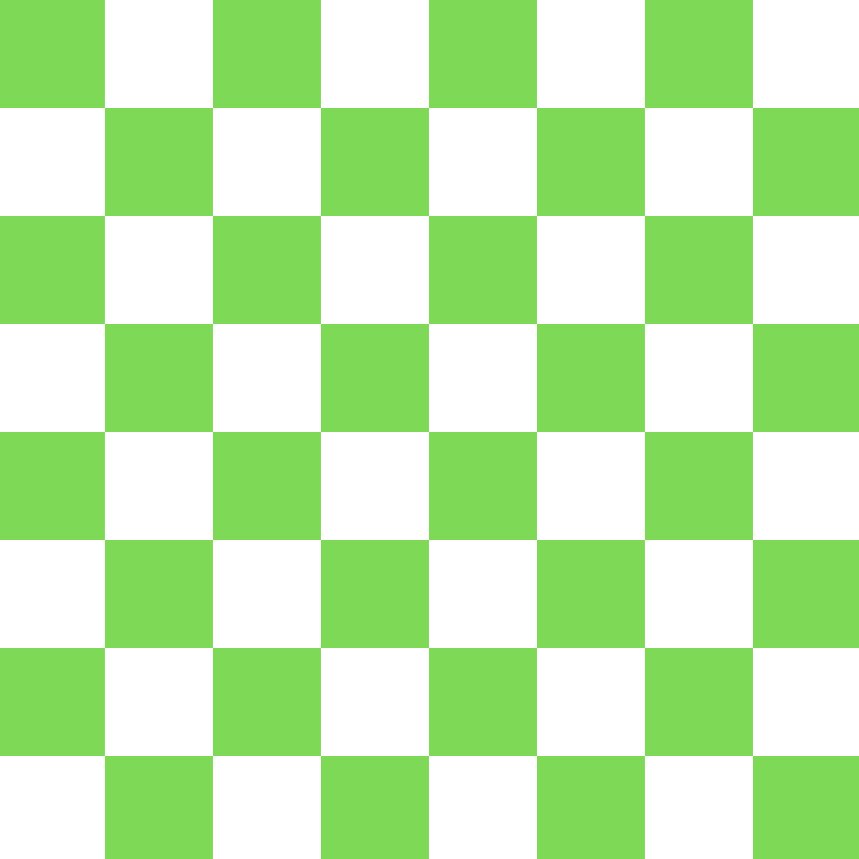
#> input picture tabuleiroxadrezVerde.png, 859 x 859 px
$ python quadrados.py
#> lines starting #> are read from the running program, lines starting #| are printed output that depends on the picture; after the words box and inside, x2 and y2 are one past the last pixel; in counts of white or black regions, pixels touching at a corner belong together
import cv2
import numpy as np

def detectar_quinas_tabuleiro(imagem_path, tamanho_tabuleiro=(7,7)):
    # Carregar a imagem
#> called with imagem_path = 'tabuleiroxadrezVerde.png', tamanho_tabuleiro = (7, 7)
    imagem = cv2.imread(imagem_path)
#> imagem is the input picture: shape (859, 859, 3); mean B, G, R 171, 236, 190.5
    if imagem is None:
        print("Erro ao carregar a imagem.")
        return

    # Converter para escala de cinza
    cinza = cv2.cvtColor(imagem, cv2.COLOR_BGR2GRAY)
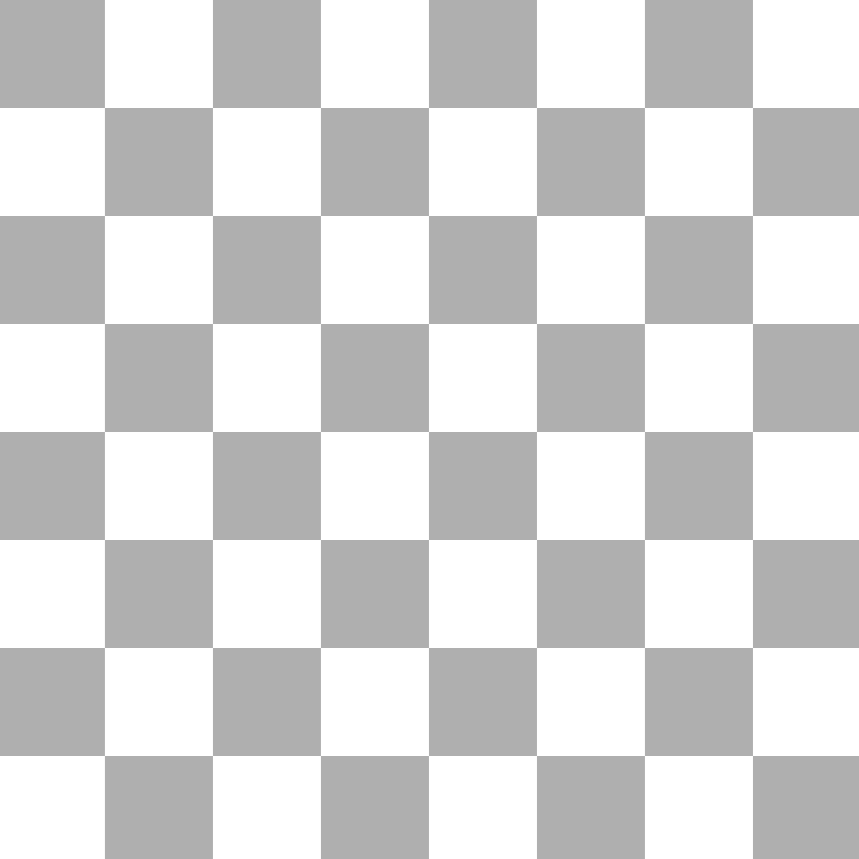
#> cinza: shape (859, 859); min 175, max 255, mean 215

    # Encontrar as quinas do tabuleiro de xadrez
    ret, quinas = cv2.findChessboardCorners(cinza, tamanho_tabuleiro, None)
#> ret = True; quinas = 49 rows, first 8: [104.5, 107.5], [212.5, 107.5], [320.5, 107.5], [428.5, 107.5], [536.5, 107.5], [644.5, 107.5], [752.5, 107.5], [104.5, 215.5]

    if ret:
        # Refinar as coordenadas das quinas
        quinas = cv2.cornerSubPix(cinza, quinas, (11, 11), (-1, -1),
                                  (cv2.TermCriteria_EPS + cv2.TermCriteria_MAX_ITER, 30, 0.001))

        # Inicializar a imagem para desenhar as caixas e as coordenadas dos retângulos
        img_box = imagem.copy()
        boxes = np.zeros((tamanho_tabuleiro[1], tamanho_tabuleiro[0], 4), dtype=int)

        # Preencher as caixas e desenhar os retângulos
        for i in range(tamanho_tabuleiro[1] - 1):
            for j in range(tamanho_tabuleiro[0] - 1):
                # Calcular os índices dos quatro cantos de cada casa
                top_left = i * tamanho_tabuleiro[0] + j
                top_right = top_left + 1
                bottom_left = top_left + tamanho_tabuleiro[0]
                bottom_right = bottom_left + 1

                # Obter as coordenadas dos quatro cantos e converter para inteiros
                pontos = [tuple(map(int, quinas[top_left][0])),
                          tuple(map(int, quinas[top_right][0])),
                          tuple(map(int, quinas[bottom_right][0])),
                          tuple(map(int, quinas[bottom_left][0]))]

                # Definir a caixa para a casa
                boxes[i][j][0] = pontos[0][0]
                boxes[i][j][1] = pontos[0][1]
                boxes[i][j][2] = pontos[2][0]
                boxes[i][j][3] = pontos[2][1]

        # Desenhar as caixas ao redor de cada casa e adicionar texto
        for i in range(tamanho_tabuleiro[1] - 1):
            for j in range(tamanho_tabuleiro[0] - 1):
                box1 = boxes[i, j]
                cv2.rectangle(img_box, (int(box1[0]), int(box1[1])), (int(box1[2]), int(box1[3])), (255, 0, 0), 2)
                cv2.putText(img_box, "({},{})".format(i, j), (int(box1[2]) - 70, int(box1[3]) - 10), cv2.FONT_HERSHEY_SIMPLEX, 0.5, (0, 0, 255), 2)
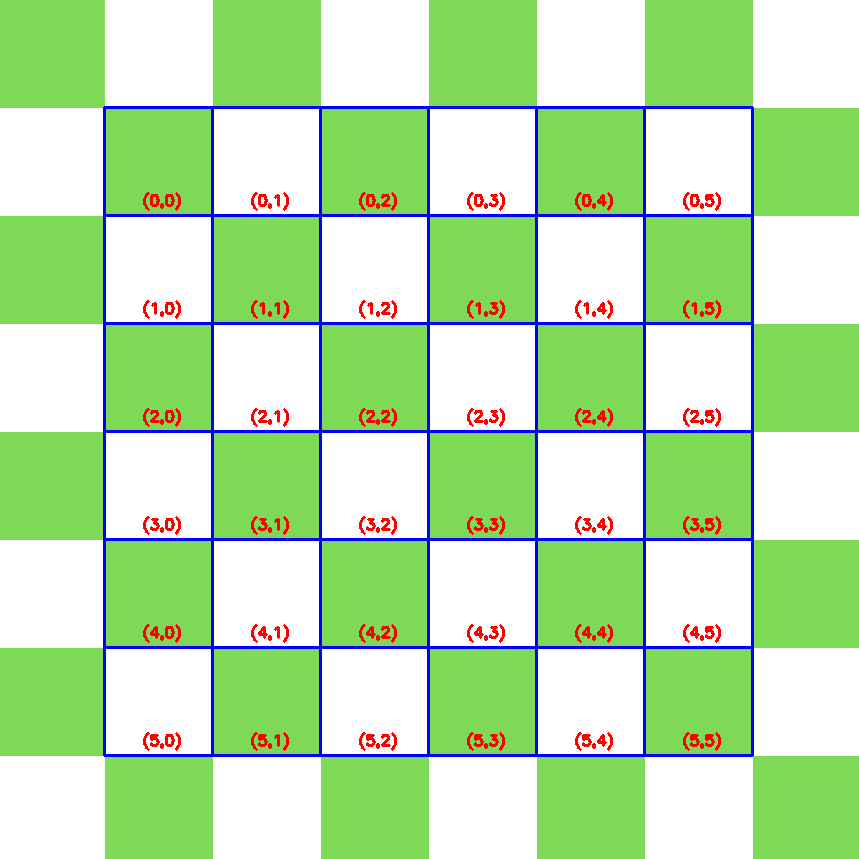
#> img_box: shape (859, 859, 3); 5.02% of pixels changed, all inside (x1, y1, x2, y2) = (103, 106, 754, 757)

        # Mostrar a imagem com as caixas desenhadas
        cv2.imshow("Casas do Tabuleiro", img_box)
        cv2.waitKey(0)
        cv2.destroyAllWindows()
    else:
        print("Não foi possível encontrar o tabuleiro de xadrez na imagem.")

# Caminho para a imagem do tabuleiro de xadrez
imagem_path = "tabuleiroxadrezVerde.png"
detectar_quinas_tabuleiro(imagem_path, tamanho_tabuleiro=(7,7))
